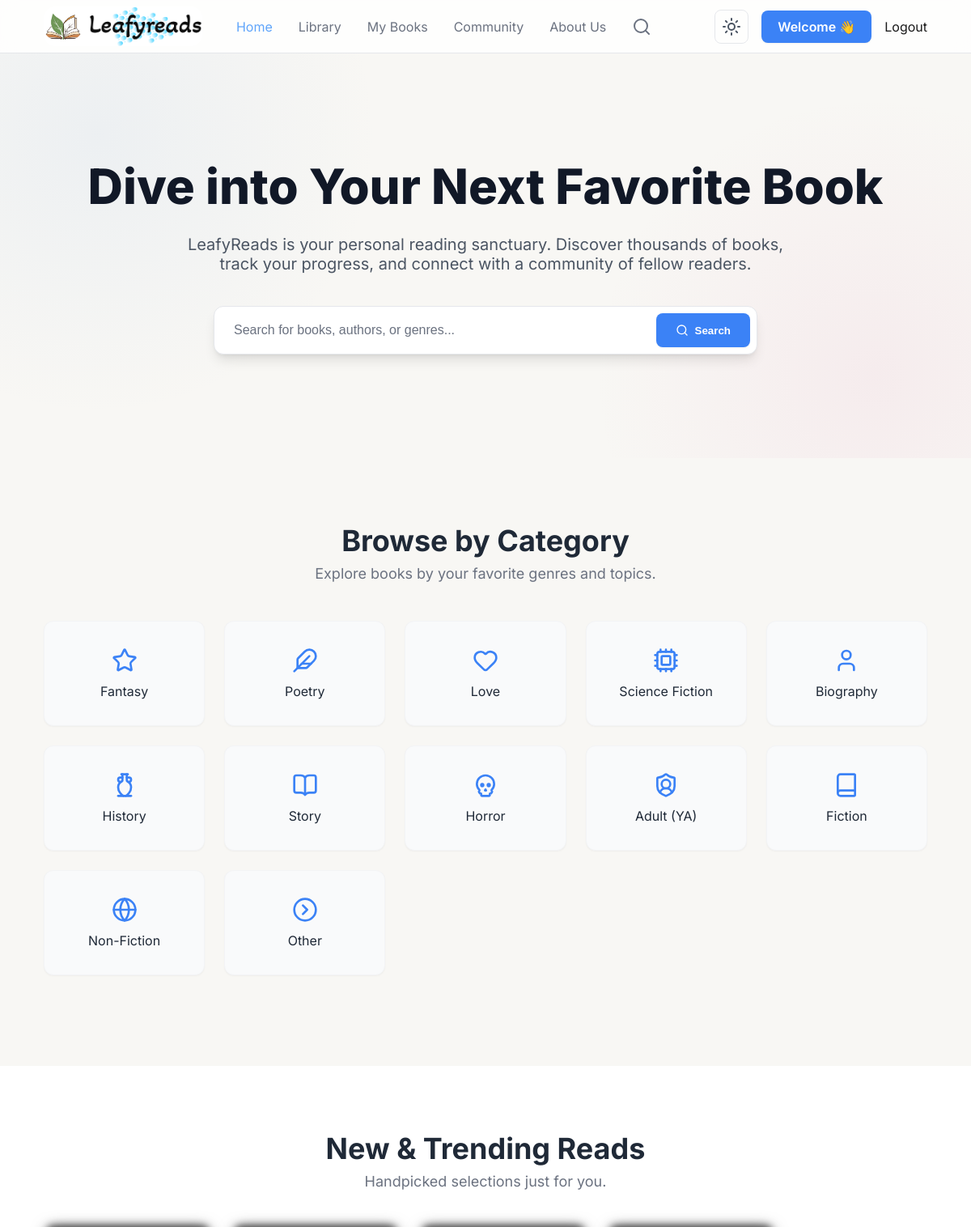
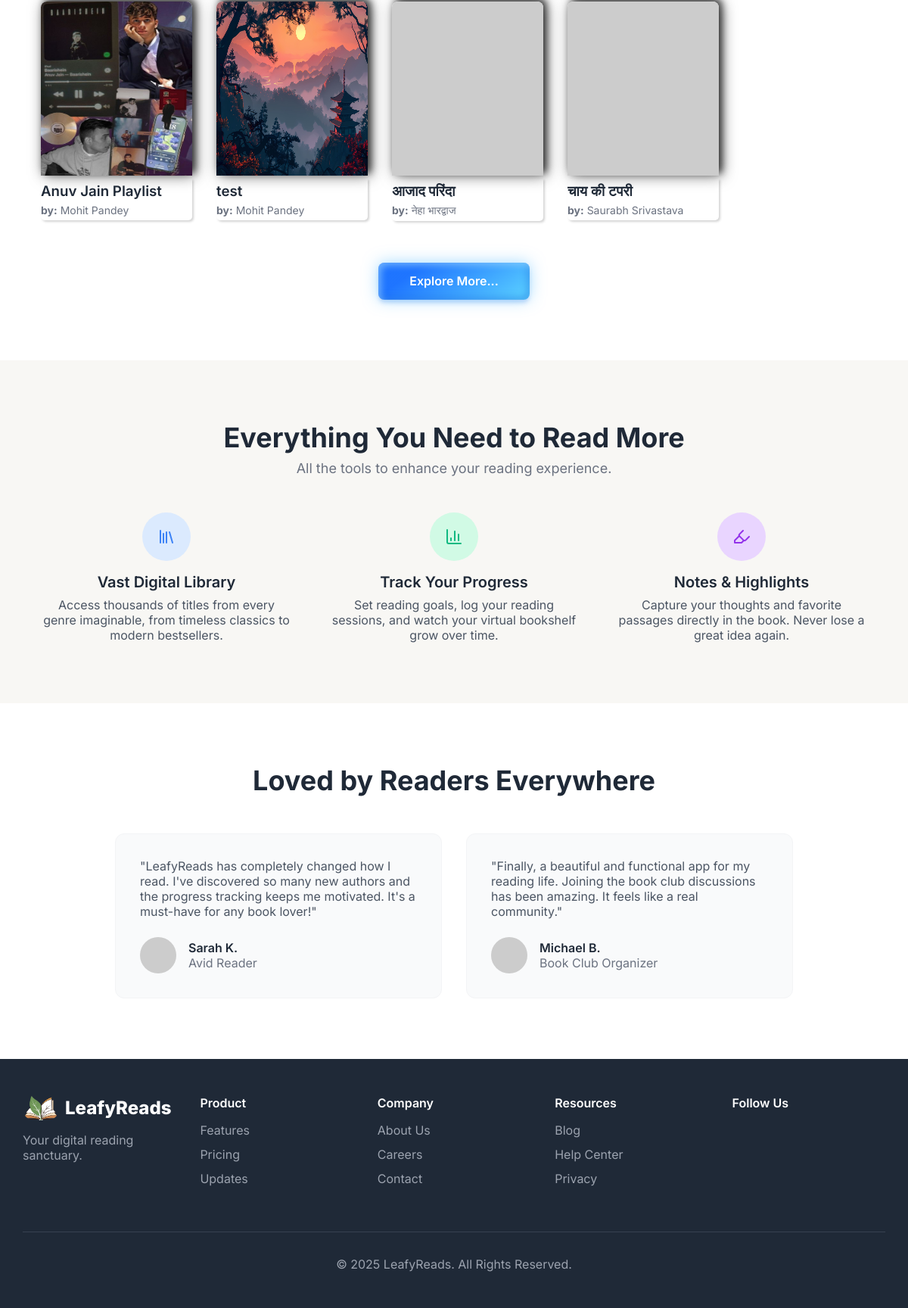
The app's page / (signed in) with its own data (2 pictures, top to bottom).
### books/models.py (models this page shows, shortened)
class Genre(models.Model):
    category = models.ForeignKey(Category, on_delete=models.SET_NULL, null=True, related_name='genres')
    name = models.CharField(max_length=100)
    slug = models.SlugField(unique=True)
    lucidicon = models.CharField(max_length=100, blank=True, null=True)
    class Meta:
        ordering = ['name']
        unique_together = ('category', 'name')
        indexes = [
            models.Index(fields=['category', 'slug']),  # Added index for category+slug lookups
        ]

class Book(models.Model):
    title = models.CharField(max_length=200, unique=True)
    slug = models.SlugField(unique=True)
    author = models.CharField(max_length=100)
    genre = models.ForeignKey(Genre, on_delete=models.SET_NULL, null=True, related_name='books')
    price = models.DecimalField(max_digits=8, decimal_places=2, blank=True, null=True)
    isbn = models.CharField(max_length=20, blank=True, null=True)
    cover_front = models.ImageField(upload_to=book_media_upload_path)
    pdf_file = models.FileField(upload_to=book_media_upload_path, blank=True, null=True)
    is_published = models.BooleanField(default=True)
    uploaded_at = models.DateTimeField(auto_now_add=True)
    updated_at = models.DateTimeField(auto_now=True)
    audio_file = models.FileField(upload_to='sounds/', null=True, blank=True)
    class Meta:
        ordering = ['-uploaded_at']
        indexes = [
            models.Index(fields=['slug']),           # Existing index
            models.Index(fields=['title']),          # Existing index
            models.Index(fields=['genre']),          # Added index for genre filtering
            models.Index(fields=['-uploaded_at']),   # Added index for ordering by uploaded_at
            GinIndex(fields=['title', 'author']),    # Added for PostgreSQL full-text search
        ]

### home/views.py (the view)
# urls.py: path('', include('home.urls')),
def home(request):
    category = Genre.objects.values('id', 'name','slug','lucidicon').order_by('pk')
    books = Book.objects.select_related('genre').only('id','title','genre_id')[:12]
    return render(request, 'home.html', {
        'books': books,
        'category': category
    })

### home/templates/home.html (shortened to what this page needs)
{% extends 'base.html' %}
{% load static %}
{% load socialaccount %}
{% block body %}
<main>
  <section class="hero-bg">
    <div class="container">
      <h1>Dive into Your Next Favorite Book</h1>
      <p>LeafyReads is your personal reading sanctuary. Discover thousands of books, track your progress, and connect
        with a community of fellow readers.</p>
      <form class="hero-search-form" action="{% url 'searchbooks' %}" method="get">
        <input type="text" name="search" placeholder="Search for books, authors, or genres..." />
        <button type="submit" class="btn primary-btn">
          <i data-lucide="search" style="width:1rem; height:1rem;"></i>
          <span>Search</span>
        </button>
      </form>
    </div>
  </section>
  <section>
    <div class="container">
      <div class="section-header">
        <h2>Browse by Category</h2>
        <p>Explore books by your favorite genres and topics.</p>
      </div>
      <div class="books-category-grid"
        style="display: grid; grid-template-columns: repeat(auto-fit, minmax(180px, 1fr)); gap: 1.5rem; margin-bottom: 2rem;">
        {% for cat in category %}
        <a href="{% url 'category' cat.slug %}" class="category-card"
          style="background: var(--color-card-bg); border: 1px solid var(--color-card-border); border-radius: 0.75rem; padding: 2rem 1rem; text-align: center; color: var(--color-logo-dark); transition: box-shadow 1s;">
          <i data-lucide="{{ cat.lucidicon }}"
            style="width:2rem;height:2rem;color:var(--color-primary);margin-bottom:0.5rem;"></i>
          <div>{{ cat.name }}</div>
        </a>
        {% endfor %}
        <a href="" class="category-card"
          style="background: var(--color-card-bg); border: 1px solid var(--color-card-border); border-radius: 0.75rem; padding: 2rem 1rem; text-align: center; color: var(--color-logo-dark); transition: box-shadow 1s;">
          <i data-lucide="circle-chevron-right"
            style="width:2rem;height:2rem;color:var(--color-primary);margin-bottom:0.5rem;"></i>
          <div>Other</div>
        </a>
      </div>
    </div>
  </section>
  <section class="bg-white">
    <div class="container">
      <div class="section-header">
        <h2>New & Trending Reads</h2>
        <p>Handpicked selections just for you.</p>
      </div>
      <div class="books-grid">
        {% for book in books %}
        {% if book.is_published %}
        <div class="book-item">
          <a href="{% url 'book' book.slug %}">
            <img src="{{ book.cover_front.url }}" alt="Book Cover 1" loading="lazy"
              onerror="this.onerror=null;this.src='https://placehold.co/400x600/cccccc/ffffff?text=Image+Failed';" />
            <div style="box-shadow: 2px 2px 3px #3a3a3a38;border-radius: 0px 0px 5px 5px;">
              <h3 class="truncate">{{ book.title }}</h3>
              <p class="truncate">
                <span style="font-weight: 700;">by:</span> {{ book.author }}
              </p>
            </div>
          </a>
        </div>
        {% endif %}
        {% endfor %}
      </div>
      <div class="btn-donate">
        <a href="{% url 'library' %}" class="{% if request.path == '/book/library/' %}active{% endif %}">Explore
          More...</a>
      </div>
    </div>
  </section>
  <section>
    <div class="container">
      <div class="section-header">
        <h2>Everything You Need to Read More</h2>
        <p>All the tools to enhance your reading experience.</p>
      </div>
      <div class="features-grid">
        <div class="feature-item">
          <div class="feature-icon bg-blue">
            <i data-lucide="library"></i>
          </div>
          <h3>Vast Digital Library</h3>
          <p>Access thousands of titles from every genre imaginable, from timeless classics to modern bestsellers.</p>
        </div>
        <div class="feature-item">
          <div class="feature-icon bg-green">
            <i data-lucide="bar-chart-3"></i>
          </div>
          <h3>Track Your Progress</h3>
          <p>Set reading goals, log your reading sessions, and watch your virtual bookshelf grow over time.</p>
        </div>
        <div class="feature-item">
          <div class="feature-icon bg-purple">
            <i data-lucide="highlighter"></i>
          </div>
          <h3>Notes & Highlights</h3>
          <p>Capture your thoughts and favorite passages directly in the book. Never lose a great idea again.</p>
        </div>
      </div>
    </div>
  </section>
  <section class="bg-white">
    <div class="container">
      <div class="section-header">
        <h2>Loved by Readers Everywhere</h2>
      </div>
      <div class="testimonials-grid">
        <div class="testimonial-card">
          <p>"LeafyReads has completely changed how I read. I've discovered so many new authors and the progress
            tracking keeps me motivated. It's a must-have for any book lover!"</p>
          <div class="testimonial-author">
            <img src="https://i.pravatar.cc/150?img=1" loading="lazy" alt="Avatar of Sarah K." />
            <div>
              <p class="author-name">Sarah K.</p>
              <p class="author-title">Avid Reader</p>
            </div>
          </div>
        </div>
        <div class="testimonial-card">
          <p>"Finally, a beautiful and functional app for my reading life. Joining the book club discussions has been
            amazing. It feels like a real community."</p>
          <div class="testimonial-author">
            <img src="https://i.pravatar.cc/150?img=2" loading="lazy" alt="Avatar of Michael B." />
            <div>
              <p class="author-name">Michael B.</p>
              <p class="author-title">Book Club Organizer</p>
            </div>
          </div>
        </div>
      </div>
    </div>
  </section>
</main>
{% endblock %}

### static/css/searchnav.css (style rules this page uses)
::placeholder { color: #aaa; }

### records on screen
Genre: name "Fantasy"
Genre: name "Poetry"
Genre: name "Love"
Genre: name "Science Fiction"
Genre: name "Biography"
Genre: name "History"
Genre: name "Story"
Genre: name "Horror"
Genre: name "Adult (YA)"
Genre: name "Fiction"
Genre: name "Non-Fiction"
Book: cover_front (picture), title "Anuv Jain Playlist", author "Mohit Pandey"
Book: cover_front (picture), title "test", author "Mohit Pandey"
Book: is_published True (drawn), title "आजाद परिंदा", author "नेहा भारद्वाज"
Book: is_published True (drawn), title "चाय की टपरी", author "Saurabh Srivastava"
